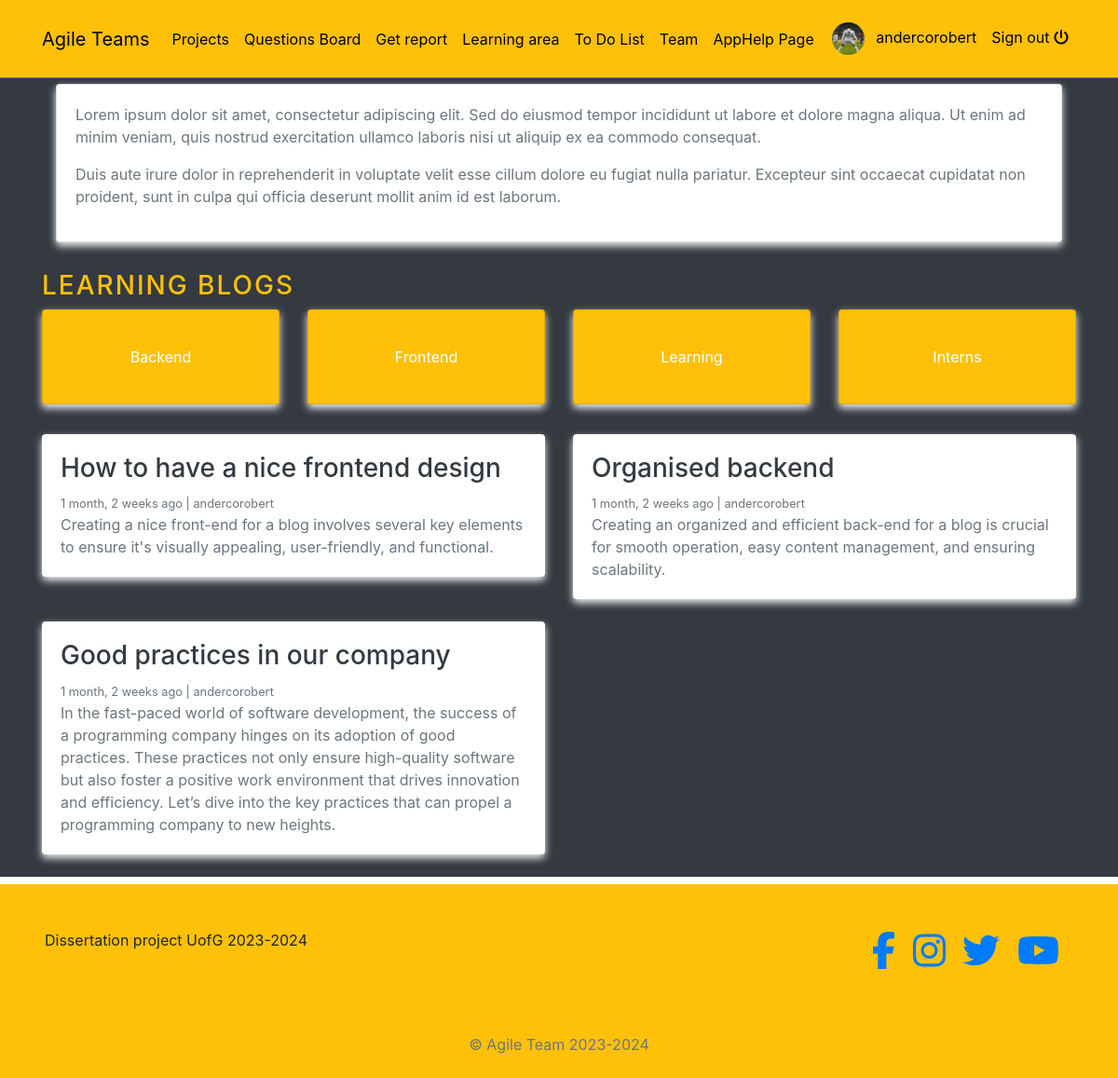
Before: /learning/ (signed in) with the older database file.
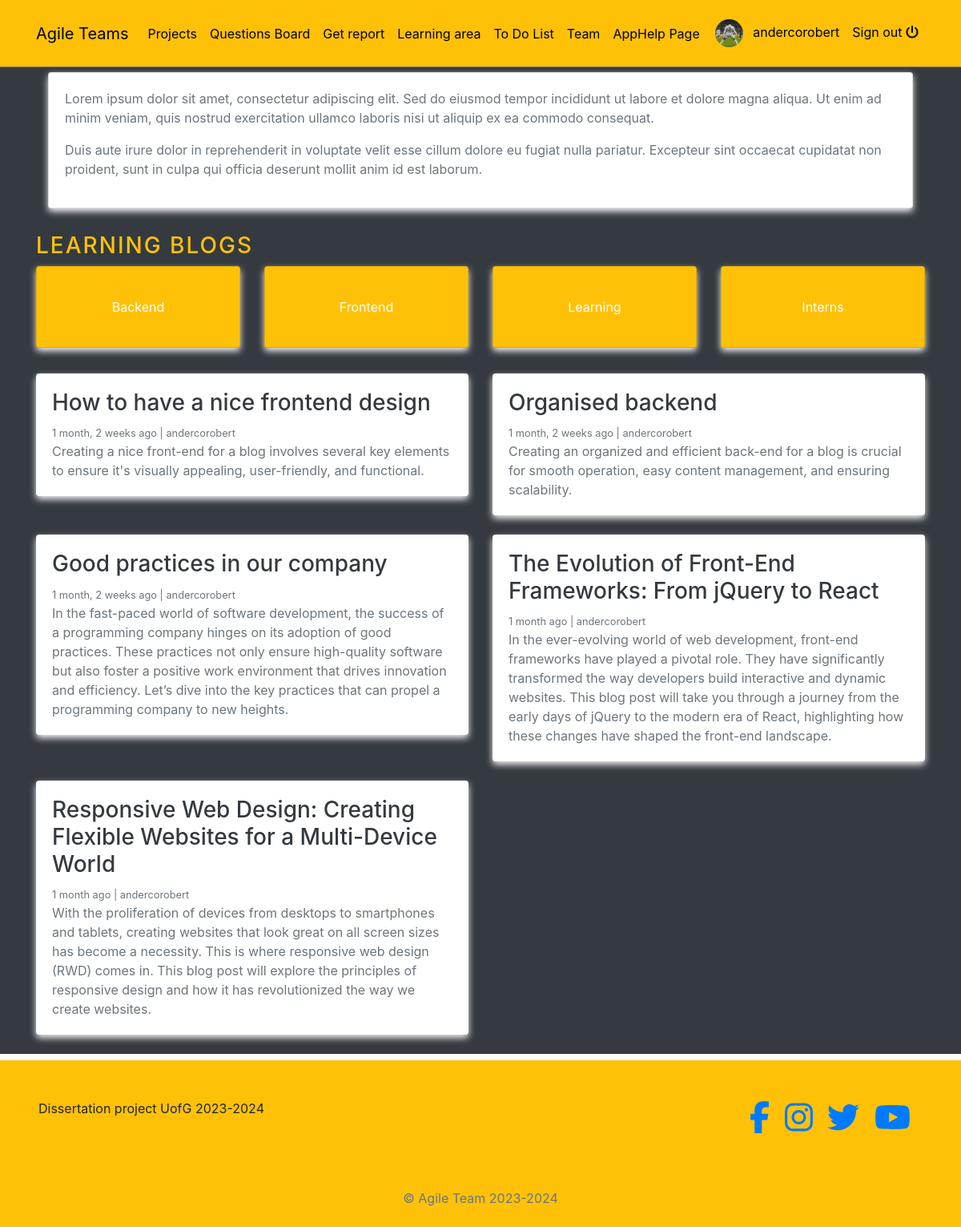
After: the same page with the newer database file.
### blogs/models.py (models this page shows, shortened)
class Category(models.Model):
    category_name = models.CharField(max_length=200, unique=True)
    created_at = models.DateTimeField(auto_now_add=True)
    updated_at = models.DateTimeField(auto_now=True)
    class Meta:
        verbose_name_plural = 'Categories'

class Blog(models.Model):
    title = models.CharField(max_length=200)
    slug = models.SlugField(max_length=250, unique=True, blank=True)
    category = models.ForeignKey(Category, on_delete=models.CASCADE)
    author = models.ForeignKey(User, on_delete=models.CASCADE)
    short_description =models.TextField(max_length=500)
    blog_body = models.TextField(max_length=5000)
    status = models.CharField(max_length=20, choices= STATUS_CHOICES, default='Draft')
    created_at = models.DateTimeField(auto_now_add=True)
    updated_at = models.DateTimeField(auto_now=True)

### agile/views.py (the view)
# urls.py: 2. Add a URL to urlpatterns:  path('', views.home, name='home')
def home(request):
    categories = Category.objects.all()
    posts = Blog.objects.filter(status='Published').order_by('updated_at')
    context = {
        'categories': categories,
        'posts': posts,
    }
    return render(request, 'home.html', context)

### blogs/context_processors.py (called while the page is built)
def get_categories(request):
    categories = Category.objects.all()
    return dict(categories=categories)

### profiles/context_processors.py (called while the page is built)
def profile_pic(request):
    if request.user.is_authenticated:
        user = request.user
        try:
            profile_obj = Profile.objects.get(user=user)
            pic = profile_obj.profile_picture
        except Profile.DoesNotExist:
            pic = None
        return {'picture':pic}
    return {}

def get_profile(request):
    if request.user.is_authenticated:
        user = request.user
        try:
            profile_obj = Profile.objects.get(user=user)
        except Profile.DoesNotExist:
            pic = None
        return {'profile':profile_obj}
    return {}

### templates/home.html
{% extends 'base.html' %}
{% block content %}
{% if request.user.is_authenticated  %}
    <div class="container" style="margin-top: 70px; ">
      <div class="container">
        <div class="card">
            <div class="card-body">
                <p>Lorem ipsum dolor sit amet, consectetur adipiscing elit. Sed do eiusmod tempor incididunt ut labore et dolore magna aliqua. Ut enim ad minim veniam, quis nostrud exercitation ullamco laboris nisi ut aliquip ex ea commodo consequat.</p>
                <p>Duis aute irure dolor in reprehenderit in voluptate velit esse cillum dolore eu fugiat nulla pariatur. Excepteur sint occaecat cupidatat non proident, sunt in culpa qui officia deserunt mollit anim id est laborum.</p>
            </div>
        </div>
    </div>
        <h3 class="text-uppercase text-warning" style="letter-spacing: 2px; margin-top: 30px;">Learning Blogs</h3>
        <div class="row mb-4">
            <div class="col-md-12 text-center">
                <div class="card-deck">
                    {% for category in categories %}
                        <a href="{% url 'posts_by_category' category.id %}" class="card text-white bg-warning mb-2">
                            <div class="card-body d-flex justify-content-center align-items-center" style="height: 100px;">
                                <span class="card-text">{{ category.category_name }}</span>
                            </div>
                        </a>
                    {% endfor %}
                </div>
            </div>
        </div>
        <div class="row mb-2">
            {% for blog_post in posts %}
                <div class="col-md-6">
                    <div class="card border-0 mb-4">
                        <div class="card-body">
                            <h3><a href="{% url 'blogs' blog_post.slug %}" class="text-dark">{{ blog_post.title }}</a></h3>
                            <small class="mb-1 text-muted">{{ blog_post.created_at | timesince }} ago | {{ blog_post.author }}</small>
                            <p class="card-text">{{ blog_post.short_description }}</p>
                        </div>
                    </div>
                </div>
            {% endfor %}
        </div>
    </div>
    {% else %}
    <div class = "text-white text-center h3" style="margin-top: 70px;"> Please log in! </div>
    {% endif %}
{% endblock %}

Changed rows visible on the page:
added Blog: title "The Evolution of Front-End Frameworks: From jQuery to React", created_at "1 month", author "andercorobert", short_description "In the ever-evolving world of web development, front-end frameworks have played a pivotal role. They have significantly transformed the way developers build interactive and dynamic websites. This blog post will take you through a journey from the early days of jQuery to the modern era of React, highlighting how these changes have shaped the front-end landscape."
added Blog: title "Responsive Web Design: Creating Flexible Websites for a Multi-Device World", created_at "1 month", author "andercorobert", short_description "With the proliferation of devices from desktops to smartphones and tablets, creating websites that look great on all screen sizes has become a necessity. This is where responsive web design (RWD) comes in. This blog post will explore the principles of responsive design and how it has revolutionized the way we create websites."
